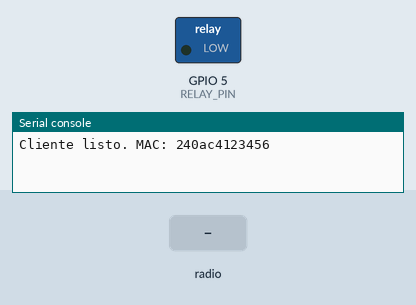
A program run on a simulated ESP32 board running MicroPython. Shown: switched loads named in the program (green lamp = pin HIGH), the last lines printed to the serial console. The inputs (shaded band) are chosen by the test bench.

Above: at 1.2 s.
1.3 s: radio message "pumpOn" arrives
At 2.4 s:
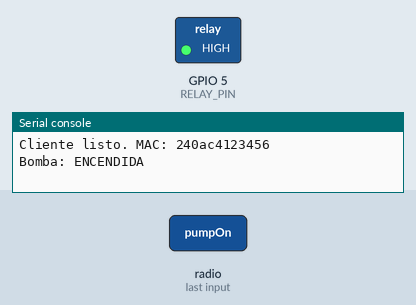
2.8 s: radio message "pumpOff" arrives
At 3.5 s:
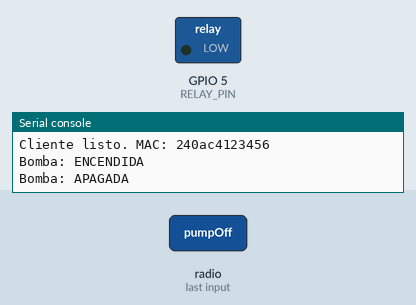
Timing chart, 0 to 5.8 s (numbered marks = the images above; inputs shaded):
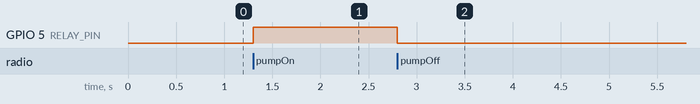

The program:

main.py
```python
import network
import espnow
import machine
import ubinascii

# Configuración del relé
RELAY_PIN = machine.Pin(5, machine.Pin.OUT)
RELAY_PIN.off()  # Inicia apagado

# Configuración WiFi
sta = network.WLAN(network.STA_IF)
sta.active(True)
sta.disconnect()

# Configuración ESP-NOW
esp = espnow.ESPNow()
esp.active(True)

print(f"Cliente listo. MAC: {ubinascii.hexlify(sta.config('mac')).decode()}")

while True:
    try:
        peer, msg = esp.recv(1000)  # Timeout de 1s
        if msg == b'pumpOn':
            RELAY_PIN.on()
            print("Bomba: ENCENDIDA")
        elif msg == b'pumpOff':
            RELAY_PIN.off()
            print("Bomba: APAGADA")
    except Exception as e:
        print("Error:", e)
        # Reiniciar ESP-NOW si hay fallos
        esp.active(False)
        utime.sleep(1)
        esp.active(True)
```

Measured:
- after the input at 1.3 s, GPIO 5 (RELAY_PIN): LOW → HIGH at once
- after the input at 2.8 s, GPIO 5 (RELAY_PIN): HIGH → LOW at once
